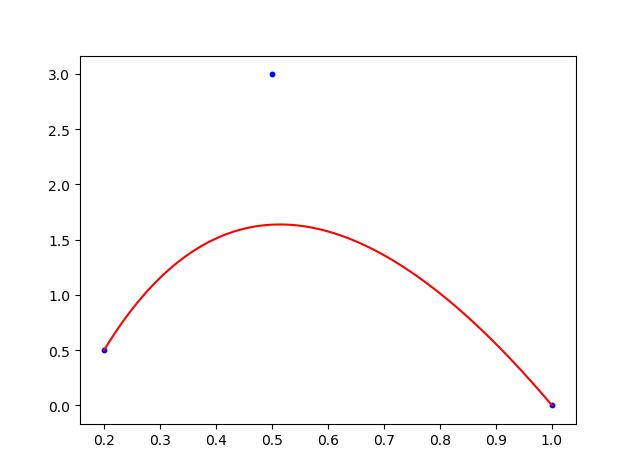

Source code (Python):
#!/usr/bin/python
# -*- coding: utf-8 -*-
# install by cmd first: python    -m pip install --upgrade bezier

__author__ = 'ybdesire@gmail.com'
__date__ = '2019-01-20'
__version_info__ = (0, 0, 1)
__version__ = '.'.join(str(i) for i in __version_info__)


import matplotlib.pyplot as plt
import seaborn, bezier
import numpy as np


if __name__ == '__main__':
    # 3 points
    (x1,y1)=(0.2,0.5)
    (x2,y2)=(0.5,3.0)
    (x3,y3)=(1.0,0.0)
    nodes = np.asfortranarray([
        [x1,x2,x3],
        [y1,y2,y3],
    ])
    # 3 points regression by 
    curve = bezier.Curve(nodes, degree=2)
    ax = curve.plot(num_pts=256, color=(1,0,0,1))#  RGBA values should be within 0-1 range
    plt.scatter(x1,y1, s=10, color='blue')
    plt.scatter(x2,y2, s=10, color='blue')
    plt.scatter(x3,y3, s=10, color='blue')
    # display image
    plt.show()
